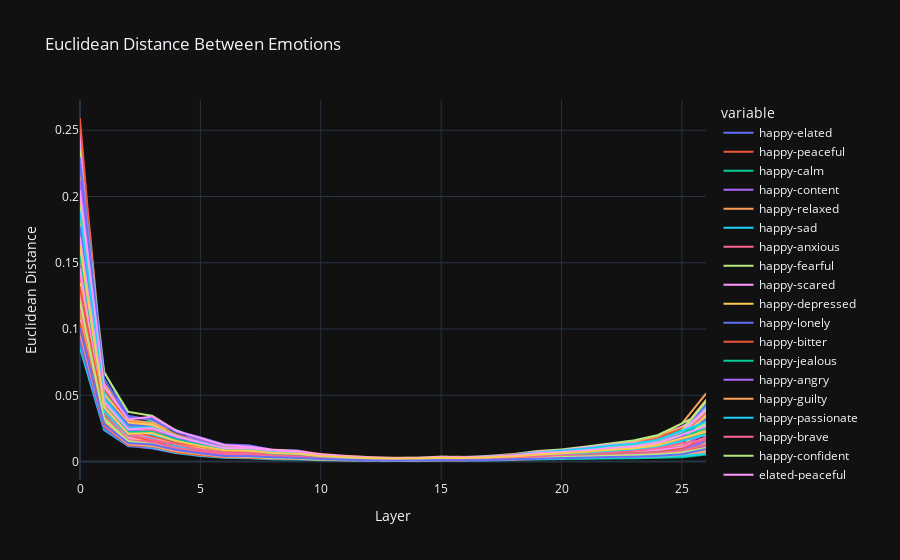

The notebook cell this image was saved under:
### Code cell
def euc(emb1, emb2):
    return cdist(emb1.unsqueeze(0), emb2.unsqueeze(0)).item()

euc_df = DataFrame(index=layers, columns=emo_combos.keys())

for k, v in emo_combos.items():
    for l in layers:
        euc_df[k][l] = euc(emb_sums[l][v[0]], emb_sums[l][v[1]])

euc_fig = px.line(cos_df, title="Euclidean Distance Between Emotions", labels={"index": "Layer", "value": "Euclidean Distance"})
euc_fig.show()
